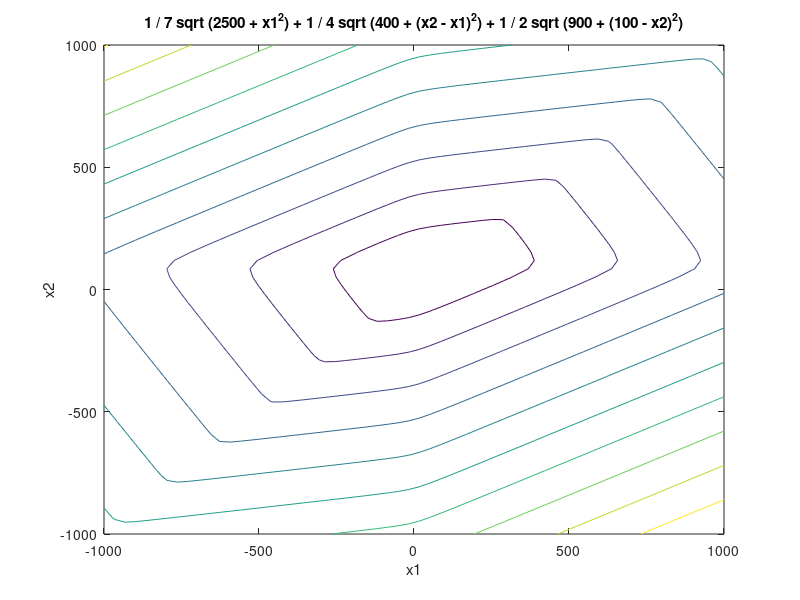
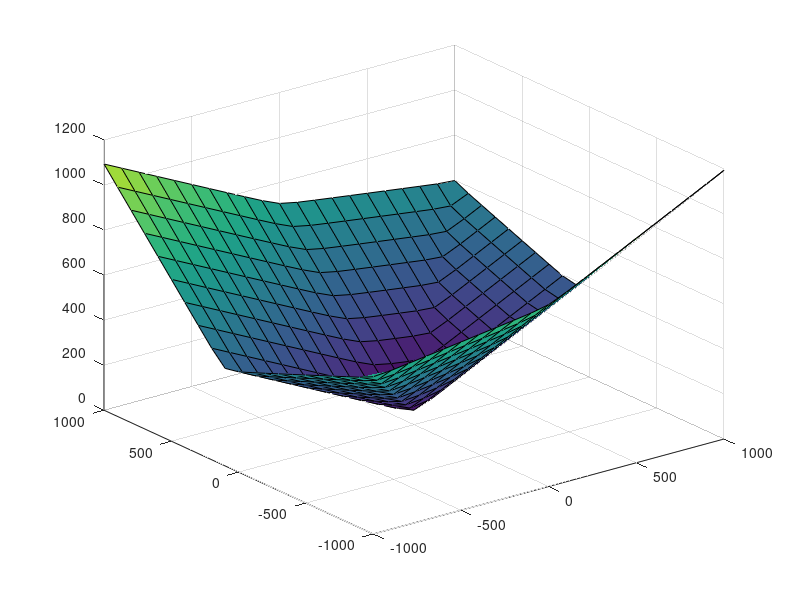

Write the MATLAB code that produced these figures, in order.
clc
clear
close all

[x1,x2] = meshgrid(-1000:100:1000,-1000:100:1000); 
% a meshgrid functionnal lehet létrehozni olyan változókat amiket utáne 
% egy surf plothoz fel lehet használni

f =@(x1,x2) 1/7*sqrt(2500+x1.^2) + 1/4*sqrt(400+(x2-x1).^2) + 1/2*sqrt(900+(100-x2).^2);

f_2 =@(x) 1/7*sqrt(2500+x(1).^2) + 1/4*sqrt(400+(x(2)-x(1)).^2) + 1/2*sqrt(900+(100-x(2)).^2);
figure()
ezcontour(f, [-1000 1000 -1000 1000])
figure()
fy = f(x1,x2);

% surf(x1,x2,f(x1,x2))
surf(x1,x2,f(x1, x2))

fminsearch(f_2, [0 0])


